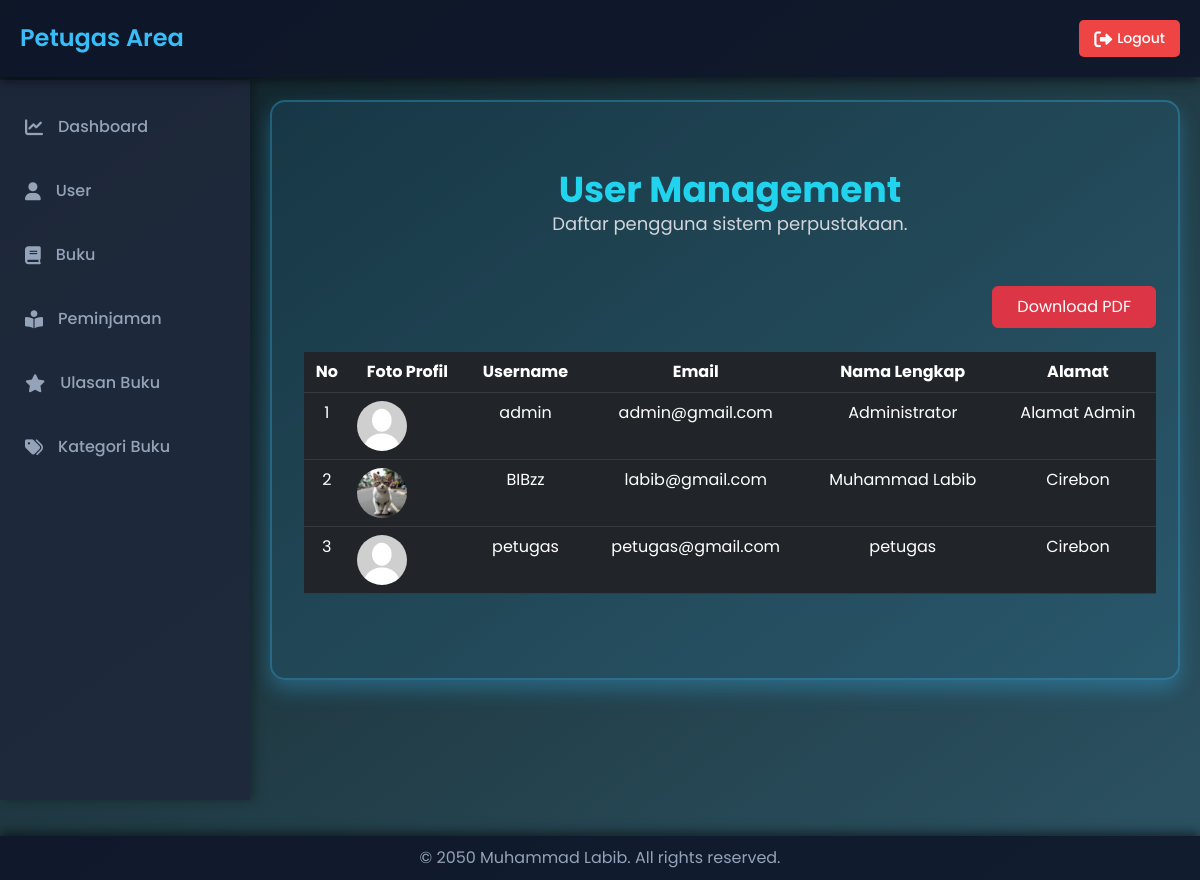
/petugas/index.php?hal=user (signed in), run on the app's committed database.
### tables this page shows
CREATE TABLE `labib_user` (
  `userid` int(11) NOT NULL,
  `username` varchar(255) NOT NULL,
  `password` varchar(255) NOT NULL,
  `email` varchar(255) NOT NULL,
  `namalengkap` varchar(255) NOT NULL,
  `alamat` text,
  `pp` varchar(255) DEFAULT NULL,
  `level` enum('admin','petugas','peminjam') NOT NULL DEFAULT 'peminjam'
);

### petugas/konten.php (called while the page is built, shortened)
<?php
class PageManager {
    private static $allowedPages = array(
        "dashboard",
        "user",
        "user_tambah",
        "user_edit",
        "user_hapus",
        "buku",
        "buku_tambah",
        "buku_edit",
        "buku_hapus",
        "kategoribuku",
        "kategoribuku_edit",
        "kategoribuku_tambah",
        "kategoribuku_hapus",
        "ulasan",
        "ulasan_hapus",
        "peminjaman",
        "peminjaman_hapus"
    );
    public static function getPage() {
        return isset($_GET['hal']) && self::isValidPage($_GET['hal']) ? $_GET['hal'] : "dashboard";
    }
    private static function isValidPage($page) {
        return in_array($page, self::$allowedPages);
    }
}
$hal = PageManager::getPage();
include "content_$hal.php";
?>

### petugas/content_user.php (the view, shortened to what this page needs)
<?php
$query = "SELECT * FROM labib_user";
$result = mysqli_query($conn, $query);
?>
<div class="container py-5">
    <div class="text-center mb-5">
        <h1 class="text-4xl font-bold text-cyan-400">User Management</h1>
        <p class="text-lg text-gray-300">Daftar pengguna sistem perpustakaan.</p>
    </div>
    <div class="mb-4 text-end">
        <button onclick="exportPDF()" class="btn btn-danger px-4 py-2">Download PDF</button>
    </div>
    <div class="table-responsive">
        <table class="table table-dark table-hover" id="myTable">
            <thead>
                <tr>
                    <th>No</th>
                    <th>Foto Profil</th>
                    <th>Username</th>
                    <th>Email</th>
                    <th>Nama Lengkap</th>
                    <th>Alamat</th>
                </tr>
            </thead>
            <tbody>
                <?php
                $no = 1;
                while ($row = mysqli_fetch_assoc($result)) {
                    $ppPath = !empty($row['pp']) ? '../asset/pp/' . htmlspecialchars($row['pp']) : '../asset/pp/default.jpg';
                    echo "<tr>";
                    echo "<td>" . $no++ . "</td>";
                    echo "<td><img src='$ppPath' alt='Foto Profil' style='width:50px; height:50px; border-radius:50%;'></td>";
                    echo "<td>" . htmlspecialchars($row['username']) . "</td>";
                    echo "<td>" . htmlspecialchars($row['email']) . "</td>";
                    echo "<td>" . htmlspecialchars($row['namalengkap']) . "</td>";
                    echo "<td>" . htmlspecialchars($row['alamat']) . "</td>";
                    echo "</tr>";
                }
                ?>
            </tbody>
        </table>
    </div>
</div>
</body>
</html>

### petugas/index.php (style rules this page uses)
body { font-family: 'Poppins', sans-serif; margin: 0; padding: 0; background: linear-gradient(to bottom right, #0f2027, #203a43, #2c5364); color: #ffffff; overflow-x: hidden; }

### data on the page
labib_user: pp (placeholder picture), username "admin", email "admin@gmail.com", namalengkap "Administrator", alamat "Alamat Admin"
labib_user: pp (picture), username "BIBzz", email "labib@gmail.com", namalengkap "Muhammad Labib", alamat "Cirebon"
labib_user: username "petugas", email "petugas@gmail.com", namalengkap "petugas", alamat "Cirebon"
